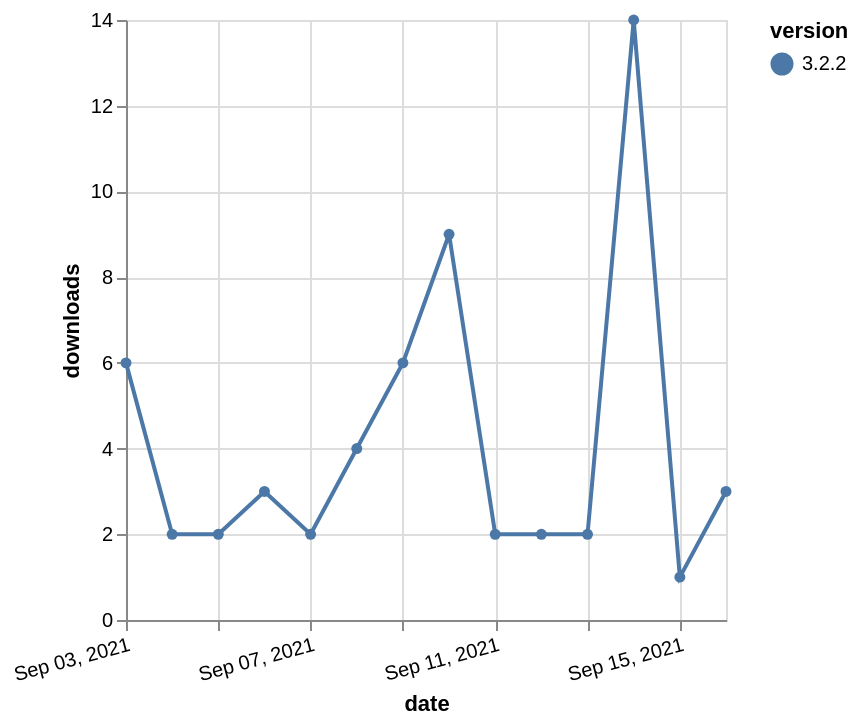

Write the Vega-Lite specification saved for this chart.
### Vega-Lite specification from a JSON file in a GitHub repository (floating-point values rounded to 4 significant figures)
{"$schema": "https://vega.github.io/schema/vega-lite/v5.json", "description": "A simple bar chart with embedded data.", "data": {"values": [{"date": "2021-09-03", "total": 4322, "delta": 6, "version": "3.2.2"}, {"date": "2021-09-04", "total": 4324, "delta": 2, "version": "3.2.2"}, {"date": "2021-09-05", "total": 4326, "delta": 2, "version": "3.2.2"}, {"date": "2021-09-06", "total": 4329, "delta": 3, "version": "3.2.2"}, {"date": "2021-09-07", "total": 4331, "delta": 2, "version": "3.2.2"}, {"date": "2021-09-08", "total": 4335, "delta": 4, "version": "3.2.2"}, {"date": "2021-09-09", "total": 4341, "delta": 6, "version": "3.2.2"}, {"date": "2021-09-10", "total": 4350, "delta": 9, "version": "3.2.2"}, {"date": "2021-09-11", "total": 4352, "delta": 2, "version": "3.2.2"}, {"date": "2021-09-12", "total": 4354, "delta": 2, "version": "3.2.2"}, {"date": "2021-09-13", "total": 4356, "delta": 2, "version": "3.2.2"}, {"date": "2021-09-14", "total": 4370, "delta": 14, "version": "3.2.2"}, {"date": "2021-09-15", "total": 4371, "delta": 1, "version": "3.2.2"}, {"date": "2021-09-16", "total": 4374, "delta": 3, "version": "3.2.2"}]}, "width": "container", "mark": {"type": "line", "point": {"filled": true}}, "encoding": {"x": {"field": "date", "type": "temporal", "timeUnit": "yearmonthdate", "title": "date", "axis": {"labelAngle": -15}}, "y": {"field": "delta", "type": "quantitative", "title": "downloads"}, "color": {"field": "version", "type": "nominal"}, "tooltip": {"field": "delta"}}}
